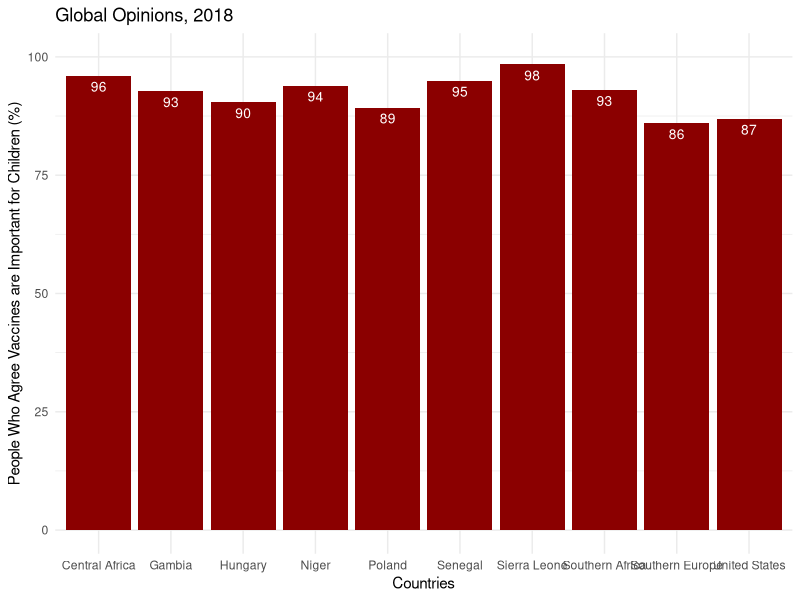

The R script that drew this image:
setwd("~/Desktop/R Scripts/Preventable-Diseases")
vacs <- read.csv("Vacs.csv")

USA <- vacs[153,]
vacs1 <- vacs[-153,]
randomizer <- data.frame(vacs[sample(nrow(vacs1), 9), ])

newdf <- rbind(randomizer, USA)

library(ggplot2)
v <- ggplot(newdf, aes(x= Entity, y = Share.of.people.who.agree.vaccines.are.important.for.children.to.have....))
v + geom_bar(stat = "identity", fill="dark red") + theme_minimal() +
  coord_cartesian(ylim = c(0, 100)) + 
  geom_text(label= paste(round(newdf$Share.of.people.who.agree.vaccines.are.important.for.children.to.have...., digits = 0)), vjust=1.6, color="white", size=3.5) +
  #geom_text(label = paste(newdf$Share.of.people.who.agree.vaccines.are.important.for.children.to.have....), size = 3, position = "above") +
  labs(title ="Global Opinions, 2018", x = "Countries", y = "People Who Agree Vaccines are Important for Children (%)")
